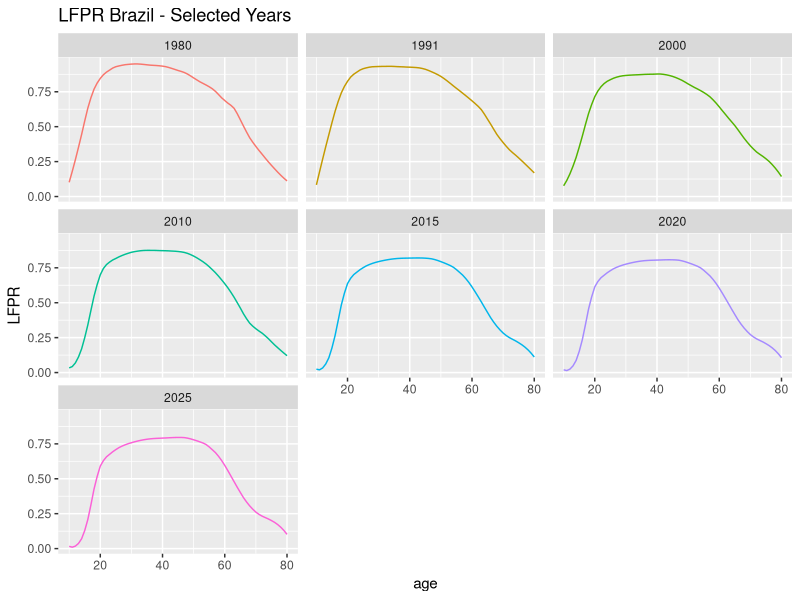
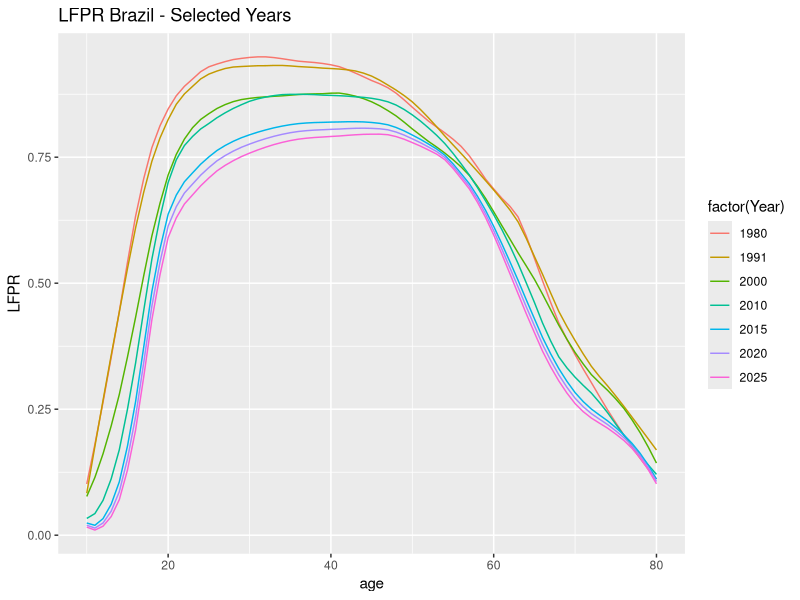
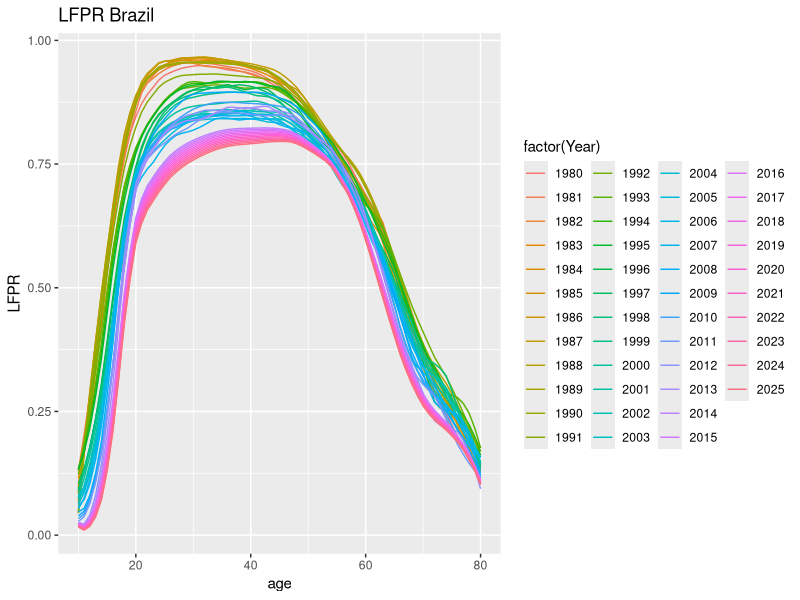
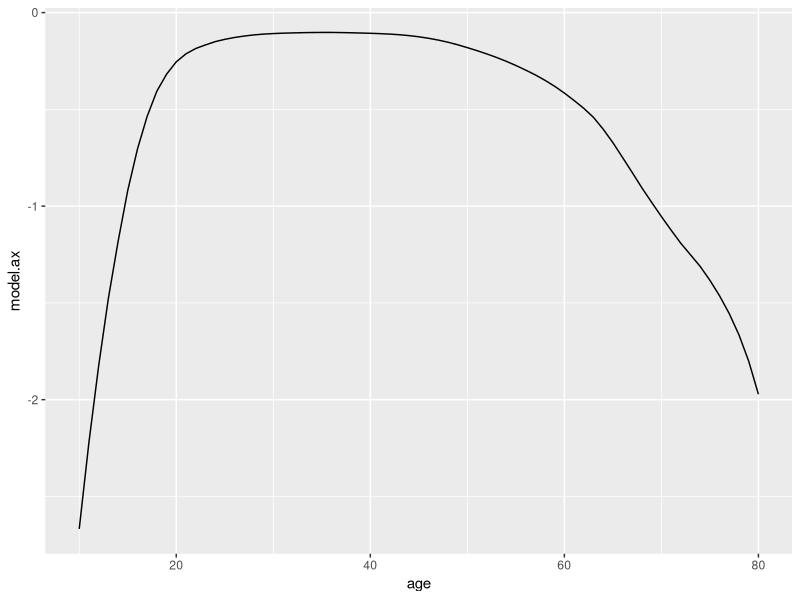
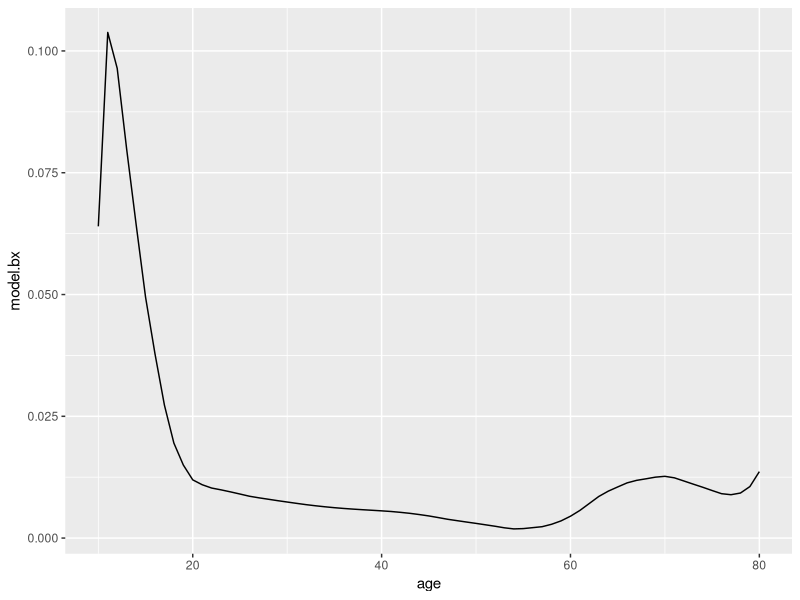
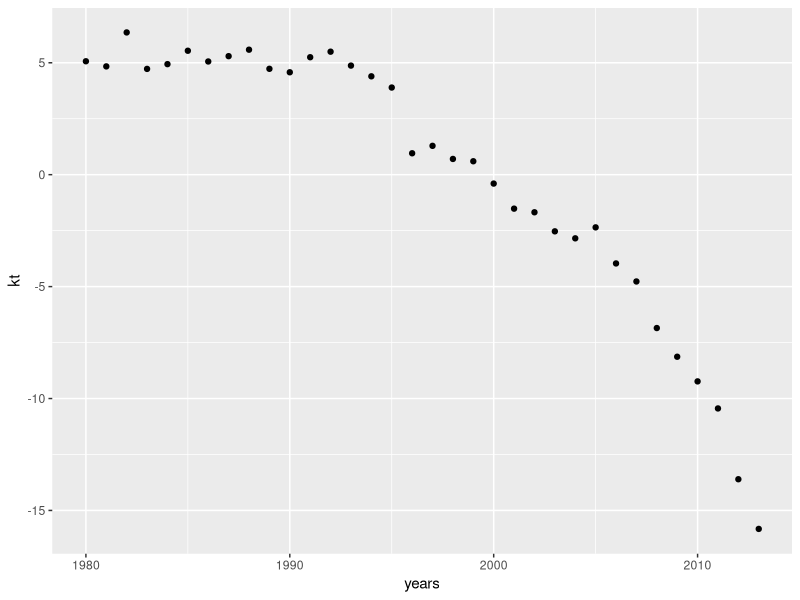

Here is the R script that generated these plots, in order:
# Forecasting LFPR using the Lee-Carter Method
# Original R code by Bernardo Queiroz

# Function to estimate the parameters of the model
leecarter <- function(lfpr){
	log.lfpr <- log(lfpr)
	ax <- apply(log.lfpr, 2, mean)
	swept.lfpr <- sweep(log.lfpr, 2, ax)
	svd.lfpr <- svd(swept.lfpr)
	bx <- svd.lfpr$v[ , 1]/sum(svd.lfpr$v[ , 1])
	kt <- svd.lfpr$d[1]*svd.lfpr$u[ , 1]*sum(svd.lfpr$v[ , 1])
	result <- list(ax = ax, bx = bx, kt = kt)
	return(result)
}

# Importing file and making sure it is the required format ages x years, the file is called interpolated_rates
# setwd("~/Documents/Monografia/Labor Rates/")
# The Interpolated rates for the Years 1980, 1991, 1994, 2000, and 2010 were done in Excel
# The file interpolated_rates.csv is a file with LFPR for all years.
# Years are columns and Ages are Rows
# I believe it can be easily done with R, feel free to try.
data <- read.csv("interpolated_rates.csv", header = F)
data <- data[ , -1]
years <- seq(1980, 2013)
f.years <- seq(2014, 2025)
ages <- seq(10, 80)

# Only transpose if the data is in the format years x ages
lfpr <- t(data)

# Fitting the Lee-Carter model
model <- leecarter(lfpr)

# Data Frame with the parameters
parameters <- data.frame(model$ax, model$bx)
kt <- model$kt

# Preparing kt for forecasting
kt.diff <- diff(kt)
summary.kt <- summary(lm(kt.diff ~ 1))
kt.drift <- summary.kt$coefficients[1,1]
sec <- summary.kt$coefficients[1,2]
see <- summary.kt$sigma

# Actually forecasting kt
h <- seq(0, 11)
kt.stderr <- ( (h*see^2) + (h*sec)^2 )^.5
kt.forecast <- tail(kt, 1) + (h * kt.drift)
kt.lo.forecast <- kt.forecast - (1.96*kt.stderr)
kt.hi.forecast <- kt.forecast + (1.96*kt.stderr)

f.lfpr <- matrix(nrow = length(kt.forecast), ncol = length(ages))
for (i in 1:length(kt.forecast)){
	f.lfpr[i, ] <- exp((model$bx * kt.forecast[i]) + model$ax)
}

f.lfpr <- t(f.lfpr)
f.lfpr <- as.data.frame(f.lfpr)

# write.csv(f.lfpr, "forecast_rates.csv")

# Preparing Plot
library(reshape2)
library(ggplot2)

colnames(data) <- years
colnames(f.lfpr) <- f.years

row.names(data) <- ages
row.names(f.lfpr) <- ages

m.data <- melt(data, value.name = "LFPR", variable.name = "Year")
mf.lfpr <- melt(f.lfpr, value.name = "LFPR", variable.name = "Year")

plot.data <- rbind(m.data, mf.lfpr)
plot.data$age <- rep(seq(10, 80), each = 1, times = 46)

plot.data.select <- subset(plot.data, Year %in% c(1980, 1991, 2000, 2010, 2015, 2020, 2025))

qplot(data = plot.data.select, x = age, y = LFPR, colour = factor(Year), geom = "line", 
      main = "LFPR Brazil - Selected Years") + facet_wrap(~Year) + theme(legend.position = "none")

qplot(data = plot.data.select, x = age, y = LFPR, colour = factor(Year), geom = "line", 
      main = "LFPR Brazil - Selected Years")

qplot(data = plot.data, x = age, y = LFPR, colour = factor(Year), geom = "line", 
      main = "LFPR Brazil") + guides(col = guide_legend(ncol = 4))

parameters$age <- seq(10, 80)
qplot(data = parameters, x = age, y = model.ax, geom = "line")

qplot(data = parameters, x = age, y = model.bx, geom = "line")

plot.kt <- kt
plot.kt <- as.data.frame(plot.kt)
plot.kt$years <- seq(1980, 2013)
qplot(data = plot.kt, x = years, y = kt)
